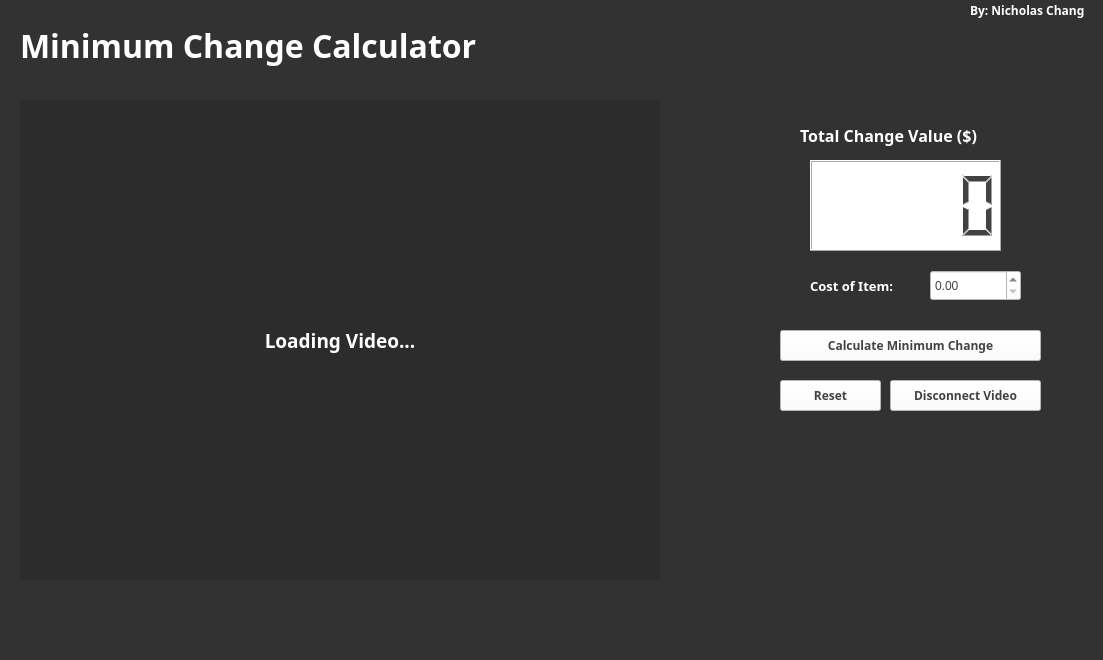
<?xml version="1.0" encoding="UTF-8"?>
<ui version="4.0">
 <class>MainWindow</class>
 <widget class="QMainWindow" name="MainWindow">
  <property name="geometry">
   <rect>
    <x>0</x>
    <y>0</y>
    <width>1103</width>
    <height>660</height>
   </rect>
  </property>
  <property name="windowTitle">
   <string>MainWindow</string>
  </property>
  <property name="styleSheet">
   <string notr="true">color: rgb(66, 66, 66);
background-color: rgb(50, 50, 50);</string>
  </property>
  <widget class="QWidget" name="centralwidget">
   <widget class="QLabel" name="label">
    <property name="enabled">
     <bool>true</bool>
    </property>
    <property name="geometry">
     <rect>
      <x>20</x>
      <y>100</y>
      <width>640</width>
      <height>480</height>
     </rect>
    </property>
    <property name="maximumSize">
     <size>
      <width>640</width>
      <height>480</height>
     </size>
    </property>
    <property name="font">
     <font>
      <family>Unispace</family>
      <pointsize>14</pointsize>
      <weight>75</weight>
      <bold>true</bold>
     </font>
    </property>
    <property name="layoutDirection">
     <enum>Qt::LeftToRight</enum>
    </property>
    <property name="styleSheet">
     <string notr="true">color: rgb(255, 255, 255);
background-color: rgb(44, 44, 44);</string>
    </property>
    <property name="text">
     <string>Loading Video...</string>
    </property>
    <property name="alignment">
     <set>Qt::AlignCenter</set>
    </property>
   </widget>
   <widget class="QPushButton" name="pushButton">
    <property name="geometry">
     <rect>
      <x>890</x>
      <y>380</y>
      <width>151</width>
      <height>31</height>
     </rect>
    </property>
    <property name="font">
     <font>
      <family>Unispace</family>
      <weight>75</weight>
      <bold>true</bold>
     </font>
    </property>
    <property name="styleSheet">
     <string notr="true">background-color: rgb(255, 255, 255);</string>
    </property>
    <property name="text">
     <string>Disconnect Video</string>
    </property>
   </widget>
   <widget class="QLCDNumber" name="lcdNumber">
    <property name="geometry">
     <rect>
      <x>810</x>
      <y>160</y>
      <width>191</width>
      <height>91</height>
     </rect>
    </property>
    <property name="styleSheet">
     <string notr="true">background-color: rgb(255, 255, 255);</string>
    </property>
    <property name="smallDecimalPoint">
     <bool>false</bool>
    </property>
   </widget>
   <widget class="QLabel" name="label_2">
    <property name="geometry">
     <rect>
      <x>800</x>
      <y>120</y>
      <width>231</width>
      <height>31</height>
     </rect>
    </property>
    <property name="font">
     <font>
      <family>Unispace</family>
      <pointsize>12</pointsize>
      <weight>75</weight>
      <bold>true</bold>
     </font>
    </property>
    <property name="styleSheet">
     <string notr="true">color: rgb(255, 255, 255);</string>
    </property>
    <property name="text">
     <string>Total Change Value ($)</string>
    </property>
   </widget>
   <widget class="QDoubleSpinBox" name="doubleSpinBox">
    <property name="geometry">
     <rect>
      <x>930</x>
      <y>270</y>
      <width>91</width>
      <height>31</height>
     </rect>
    </property>
    <property name="styleSheet">
     <string notr="true">background-color: rgb(255, 255, 255);</string>
    </property>
   </widget>
   <widget class="QLabel" name="label_3">
    <property name="geometry">
     <rect>
      <x>810</x>
      <y>270</y>
      <width>111</width>
      <height>31</height>
     </rect>
    </property>
    <property name="font">
     <font>
      <family>Unispace</family>
      <pointsize>10</pointsize>
      <weight>75</weight>
      <bold>true</bold>
     </font>
    </property>
    <property name="styleSheet">
     <string notr="true">color: rgb(255, 255, 255);</string>
    </property>
    <property name="text">
     <string>Cost of Item:</string>
    </property>
   </widget>
   <widget class="QPushButton" name="pushButton_2">
    <property name="geometry">
     <rect>
      <x>780</x>
      <y>330</y>
      <width>261</width>
      <height>31</height>
     </rect>
    </property>
    <property name="font">
     <font>
      <family>Unispace</family>
      <weight>75</weight>
      <bold>true</bold>
     </font>
    </property>
    <property name="styleSheet">
     <string notr="true">background-color: rgb(255, 255, 255);</string>
    </property>
    <property name="text">
     <string>Calculate Minimum Change</string>
    </property>
   </widget>
   <widget class="QLabel" name="label_4">
    <property name="geometry">
     <rect>
      <x>20</x>
      <y>10</y>
      <width>511</width>
      <height>71</height>
     </rect>
    </property>
    <property name="font">
     <font>
      <family>Unispace</family>
      <weight>75</weight>
      <bold>true</bold>
     </font>
    </property>
    <property name="styleSheet">
     <string notr="true">color: rgb(255, 255, 255);</string>
    </property>
    <property name="text">
     <string>&lt;html&gt;&lt;head/&gt;&lt;body&gt;&lt;p&gt;&lt;span style=&quot; font-size:24pt;&quot;&gt;Minimum Change Calculator&lt;/span&gt;&lt;/p&gt;&lt;/body&gt;&lt;/html&gt;</string>
    </property>
    <property name="textFormat">
     <enum>Qt::AutoText</enum>
    </property>
   </widget>
   <widget class="QLabel" name="label_5">
    <property name="geometry">
     <rect>
      <x>970</x>
      <y>0</y>
      <width>131</width>
      <height>20</height>
     </rect>
    </property>
    <property name="font">
     <font>
      <family>Unispace</family>
      <weight>75</weight>
      <bold>true</bold>
     </font>
    </property>
    <property name="styleSheet">
     <string notr="true">color: rgb(255, 255, 255);</string>
    </property>
    <property name="text">
     <string>By: Nicholas Chang</string>
    </property>
   </widget>
   <widget class="QPushButton" name="pushButton_3">
    <property name="geometry">
     <rect>
      <x>780</x>
      <y>380</y>
      <width>101</width>
      <height>31</height>
     </rect>
    </property>
    <property name="font">
     <font>
      <family>Unispace</family>
      <weight>75</weight>
      <bold>true</bold>
     </font>
    </property>
    <property name="styleSheet">
     <string notr="true">background-color: rgb(255, 255, 255);</string>
    </property>
    <property name="text">
     <string>Reset</string>
    </property>
   </widget>
   <zorder>label</zorder>
   <zorder>pushButton</zorder>
   <zorder>label_2</zorder>
   <zorder>doubleSpinBox</zorder>
   <zorder>label_3</zorder>
   <zorder>pushButton_2</zorder>
   <zorder>label_4</zorder>
   <zorder>label_5</zorder>
   <zorder>pushButton_3</zorder>
   <zorder>lcdNumber</zorder>
  </widget>
  <widget class="QMenuBar" name="menubar">
   <property name="geometry">
    <rect>
     <x>0</x>
     <y>0</y>
     <width>1103</width>
     <height>21</height>
    </rect>
   </property>
  </widget>
  <widget class="QStatusBar" name="statusbar"/>
 </widget>
 <resources/>
 <connections/>
</ui>
